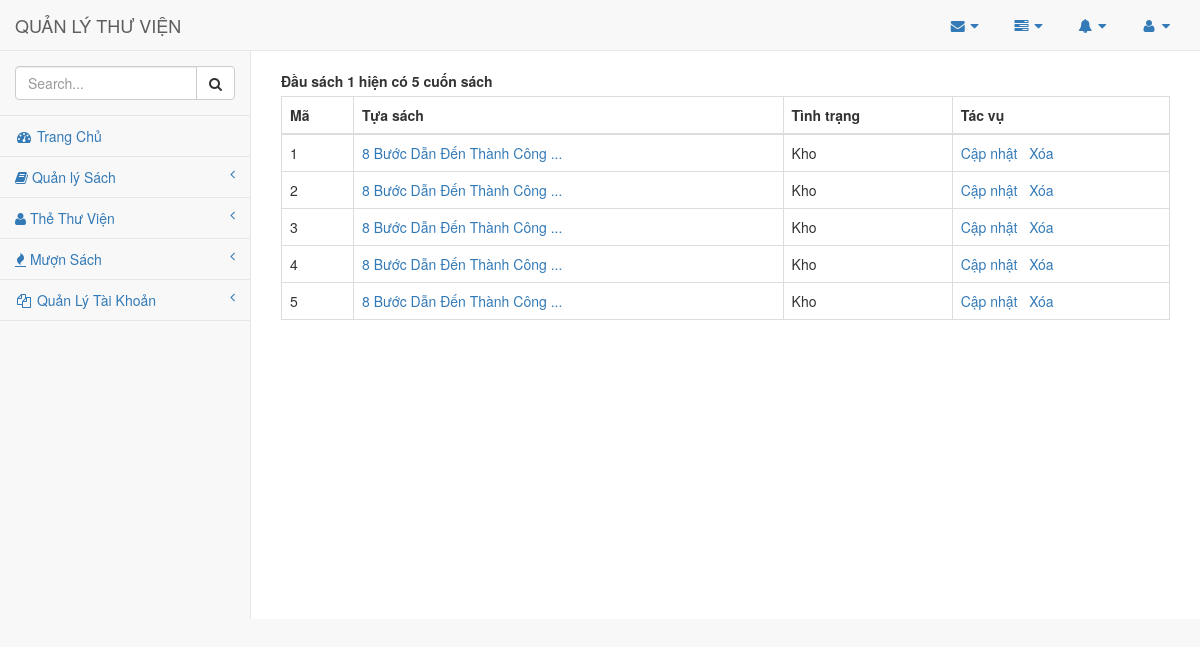
Screenshot of /index.php?act=list_sach_by_isbn&isbn=1 (signed in) with the database file from the repository.
### tables this page shows
CREATE TABLE `cuonsach` (
  `isbn` int(11) DEFAULT NULL,
  `ma_cuonsach` int(11) NOT NULL,
  `tinhtrang` int(255) NOT NULL
);

CREATE TABLE `dausach` (
  `isbn` int(11) NOT NULL,
  `ma_tuasach` int(11) NOT NULL,
  `ngonngu` varchar(15) NOT NULL,
  `bia` varchar(255) NOT NULL,
  `trangthai` varchar(1) NOT NULL
);

CREATE TABLE `tuasach` (
  `ma_tuasach` int(11) NOT NULL,
  `tuasach` varchar(255) NOT NULL,
  `tacgia` varchar(255) NOT NULL,
  `tomtat` text NOT NULL
);

### index.php (called while the page is built, shortened)
<?php
	require_once("View/header.php");
	$view = isset($_GET['act']) ? $_GET['act']:'dausach_list';
	$module = 'module/'.$view.'.php';
	require($module);
	require_once("view/footer.php");
	?>

### inc/class_books.php (called while the page is built, shortened)
<?php
Class CuonSach{
	public static function listBookByISBN($select_all = 0,$isbn = 0, $posts_per_age = 10, $current_page = 1) {
		global $conn;
		if($select_all){
			$sql ="SELECT * FROM cuonsach WHERE isbn = '{$isbn}' ";
			$result = $conn->query($sql);
			if ($result && $result->num_rows > 0) {
				return $result;
			}
			return 0;
		} else {
			$offset = $posts_per_age * ($current_page - 1);
			$sql ="SELECT * FROM cuonsach WHERE isbn='{$isbn}' LIMIT {$posts_per_age} OFFSET {$offset}";
			$result = $conn->query($sql);
			if ($result->num_rows > 0) {
				return $result;
			}
			return 0;
		}
	}
}

### inc/class_dau_sach.php (called while the page is built, shortened)
<?php
Class DauSach{
	protected $conn;
	static $instance;
	function __construct() {
		global $conn;
		$this->conn 	= $conn;
		$this->table 	= 'dausach';
	}
	static function getInstance(){
        if(self::$instance !== null){
            return self::$instance;
        }
        self::$instance = new DauSach();
        return self::$instance;
    }
	function getMaTuaSachByISBN($isbn){
		$sql 	= "SELECT ma_tuasach FROM $this->table WHERE isbn = {$isbn}";
		$result = $this->conn->query($sql);
		if ($result &&  $result->num_rows > 0 ) {
			while( $row = $result->fetch_assoc() ) {
				return $row['ma_tuasach'];
			}
		}
		return 0;
	}
	function getTuaSachByISBN($isbn){
		$ma_tuasach = $this->getMaTuaSachByISBN($isbn);
		$tuasach 	=  TuaSach::getInstance();
		return $tuasach->getTitleTuaSach($ma_tuasach);
	}
}

### inc/main.php (called while the page is built, shortened)
		<?php
function getTuaSachByISBN($isbn){
	$dausach = DauSach::getInstance();
	return $dausach->getTuaSachByISBN($isbn);
}
function limit_string($string, $len) {
	$t_len 		= $len;
	$string_len = strlen($string);
    $pos = strpos($string, ' ', $len);
    if($pos){
    	$string = substr($string,0,$pos);
    } else {
    	$string = substr($string,0,$len);
    }
     if($t_len < $string_len)
     	$string .= ' ...';
    return $string ;
}

### inc/class_tua_sach.php (called while the page is built, shortened)
<?php
Class TuaSach{
	protected $conn;
	protected $table;
	static $instance;
	function __construct(){
		global $conn;
		$this->conn = $conn;
		$this->table = 'tuasach';
	}
	static function getInstance(){
        if(self::$instance !== null){
            return self::$instance;
        }
        self::$instance = new TuaSach();
        return self::$instance;
    }
	function getTitleTuaSach($ma_tuasach){
		$result = $this->kiemTraTuaSachTonTai($ma_tuasach);
		if( $result ){
			while( $row = $result->fetch_assoc() ) {
				return $row['tuasach'];
			}
		}
		return 0;
	}
	function kiemTraTuaSachTonTai($ma_tuasach){
		$sql ="SELECT * FROM {$this->table} WHERE ma_tuasach = {$ma_tuasach} ";
		$result = $this->conn->query($sql);
		if ($result && $result->num_rows > 0) {
			return $result;
		}
		return 0;
	}
}

### module/list_sach_by_isbn.php (the view, shortened to what this page needs)
<div id="page-wrapper">
<?php
    $isbn = isset($_GET['isbn']) ? $_GET['isbn'] : 0;
    $total = CuonSach::listBookByISBN($select_all = 1, $isbn);
    if( !empty($total) ){
    	$url = 'index.php?act=list_sach_by_isbn&';
    	$total_record = $total->num_rows;
        $current_page = isset($_GET['page']) ? $_GET['page'] : 1;
        $posts_per_page = 10;
    	$result = CuonSach::listBookByISBN($select_all = 0, $isbn, $posts_per_page, $current_page );
        echo '<br />';
        echo "<label>Đầu sách {$isbn} hiện có {$total_record} cuốn sách </label>";
        echo '<br />';
    	echo '<table class="table table-bordered ">';
    	echo '<thead><tr><th> Mã</th> <th> Tựa sách </th><th> Tình trạng </td> <th> Tác vụ </th> </tr></thead>';
    	echo ' <tbody>';
    	while( $row = $result->fetch_assoc() ) {
    		$isbn 		   = $row['isbn'];
            $ma_cuonsach   = $row['ma_cuonsach'];
    		$tinhtrang 	   = ($row['tinhtrang'] == 1)  ?  'Kho' :'Đang mượn <a href="index.php?act=chi_tiet_muon&mcs='.$ma_cuonsach.'">Chi tiết </a>';
    		echo '<tr>';
            echo "<td> " . $row["ma_cuonsach"]. " </td><td> <a class='' href= '#'> " . limit_string( getTuaSachByISBN($isbn),30). "</a> </td><td>". $tinhtrang. "</td>";
            echo "<td><a  class='action'  href='index.php?act=frm_insert_book&id=".$ma_cuonsach."'>Cập nhật</a> &nbsp; <a href='{$url}page={$current_page}&del={$ma_cuonsach}' onclick ='return remove_tua_sach()'> Xóa</a>  ";
            echo '</tr>';
        }
        echo '</tbody>';
        echo '</table>';
    } else {
        Echo 'Không có kết quả trả về';
    }
?>
</div>

### rows the page displays
cuonsach: ma_cuonsach "1", isbn.tuasach "8 Bước Dẫn Đến Thành Công ...", tinhtrang "Kho"
cuonsach: ma_cuonsach "2", isbn.tuasach "8 Bước Dẫn Đến Thành Công ...", tinhtrang "Kho"
cuonsach: ma_cuonsach "3", isbn.tuasach "8 Bước Dẫn Đến Thành Công ...", tinhtrang "Kho"
cuonsach: ma_cuonsach "4", isbn.tuasach "8 Bước Dẫn Đến Thành Công ...", tinhtrang "Kho"
cuonsach: ma_cuonsach "5", isbn.tuasach "8 Bước Dẫn Đến Thành Công ...", tinhtrang "Kho"

### other values shown
$isbn "1"
$total_record "5"
